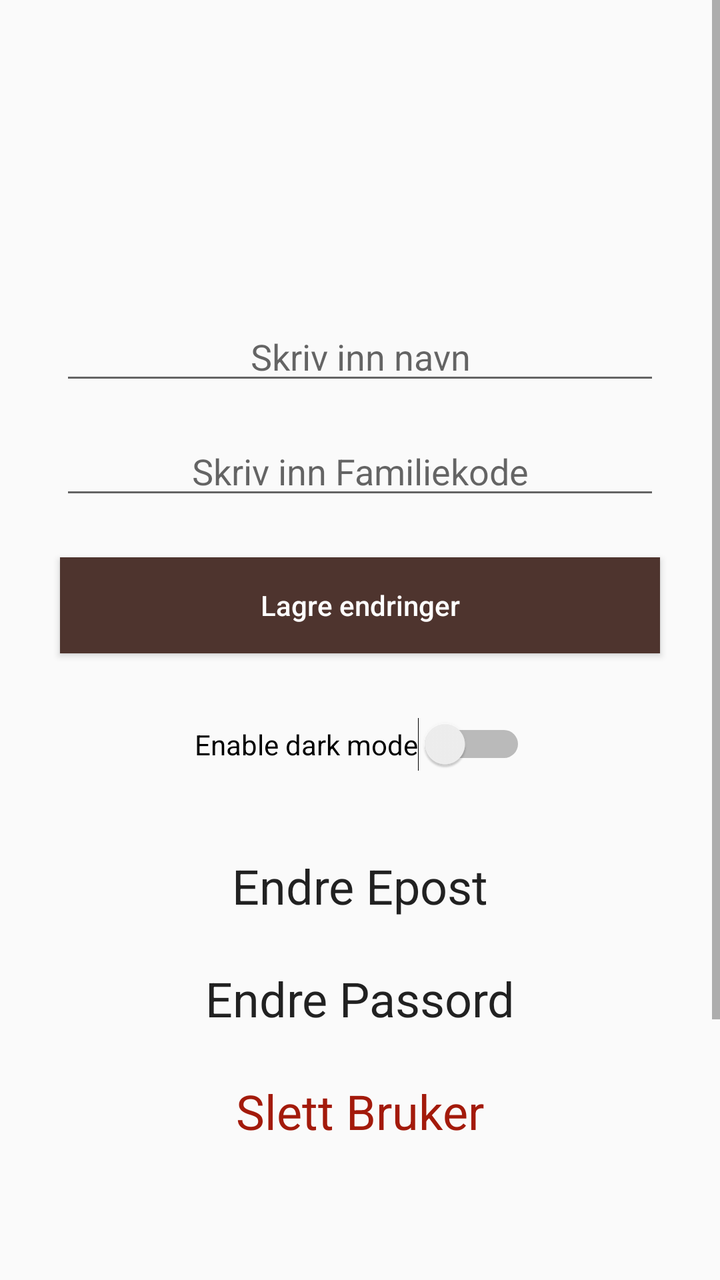
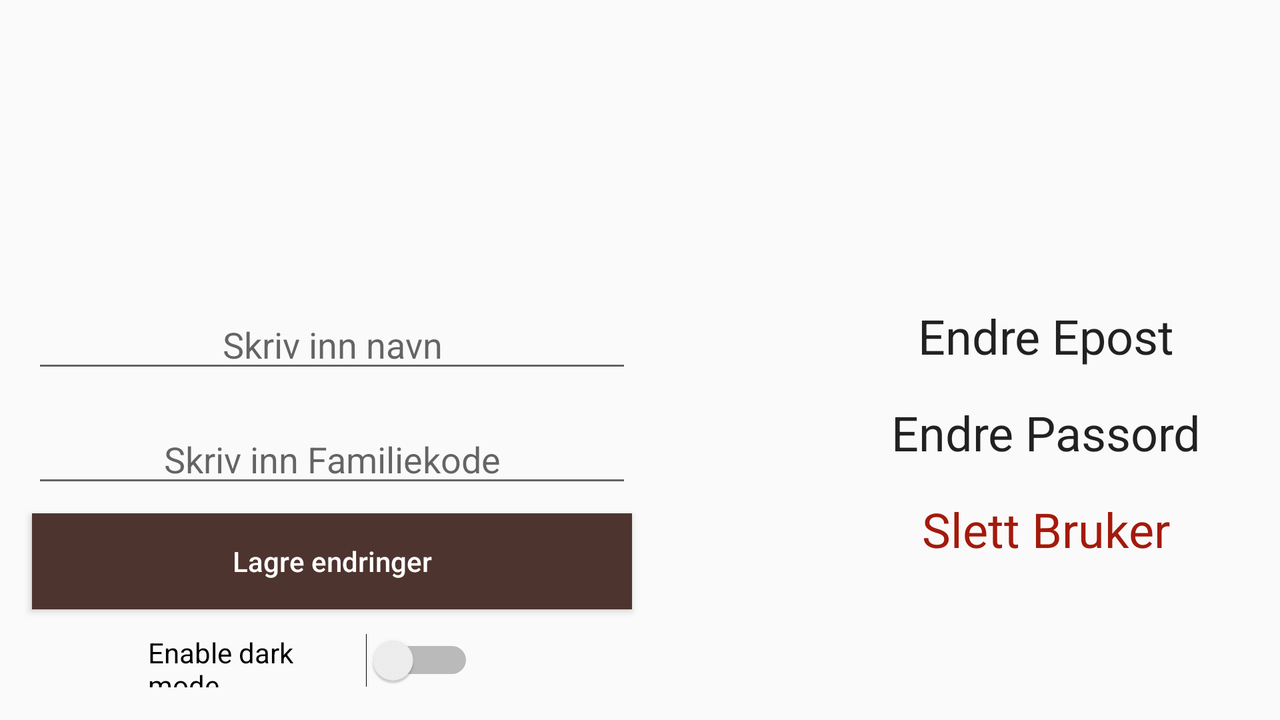

Two renders of one Android screen. The first uses the default layout on a phone; the second uses the alternative layout the repository ships for a different screen configuration, on a matching device. The two XML files are below.
<!-- AndroidManifest.xml: application theme AppTheme -->
<!-- res/layout/fragment_profile.xml -->
<?xml version="1.0" encoding="utf-8"?>
<ScrollView xmlns:app="http://schemas.android.com/apk/res-auto"
    xmlns:tools="http://schemas.android.com/tools"
    android:layout_width="match_parent"
    android:layout_height="match_parent"
    android:fillViewport="true"
    xmlns:android="http://schemas.android.com/apk/res/android">
    <androidx.constraintlayout.widget.ConstraintLayout
        android:layout_width="match_parent"
        android:layout_height="wrap_content"
        tools:context=".ui.profile.ProfileFragment">

        <ImageView
            android:id="@+id/image_view"
            android:layout_width="90dp"
            android:layout_height="90dp"
            android:layout_marginTop="50dp"
            app:layout_constraintEnd_toEndOf="parent"
            app:layout_constraintStart_toStartOf="parent"
            app:layout_constraintTop_toTopOf="parent" />

        <EditText
            android:id="@+id/set_text_location"
            android:layout_width="300dp"
            android:layout_height="wrap_content"
            android:layout_marginTop="16dp"
            android:hint="@string/enterName"
            android:inputType="text"
            android:textAlignment="center"
            app:layout_constraintEnd_toEndOf="parent"
            app:layout_constraintStart_toStartOf="parent"
            app:layout_constraintTop_toBottomOf="@+id/image_view" />

        <EditText
            android:id="@+id/edit_text_family"
            android:layout_width="300dp"
            android:layout_height="wrap_content"
            android:layout_marginTop="16dp"
            android:hint="@string/typeFamilyCode"
            android:inputType="text"
            android:textAlignment="center"
            app:layout_constraintEnd_toEndOf="parent"
            app:layout_constraintStart_toStartOf="parent"
            app:layout_constraintTop_toBottomOf="@+id/set_text_location" />

        <TextView
            android:id="@+id/text_email"
            android:layout_width="wrap_content"
            android:layout_height="wrap_content"
            android:layout_marginTop="100dp"
            android:drawablePadding="16dp"
            android:text="@string/changeEmail"
            android:textAppearance="@style/TextAppearance.AppCompat.Headline"
            app:layout_constraintEnd_toEndOf="parent"
            app:layout_constraintStart_toStartOf="parent"
            app:layout_constraintTop_toBottomOf="@+id/button_save" />

        <TextView
            android:id="@+id/text_deleteuser"
            android:layout_width="wrap_content"
            android:layout_height="wrap_content"
            android:layout_marginTop="24dp"
            android:drawablePadding="16dp"
            android:enabled="true"
            android:text="@string/deleteUser"
            android:textAppearance="@style/TextAppearance.AppCompat.Headline"
            android:textColor="@color/danger"
            app:layout_constraintEnd_toEndOf="parent"
            app:layout_constraintStart_toStartOf="parent"
            app:layout_constraintTop_toBottomOf="@+id/text_password" />

        <TextView
            android:id="@+id/text_password"
            android:layout_width="wrap_content"
            android:layout_height="wrap_content"
            android:layout_marginTop="24dp"
            android:drawablePadding="16dp"
            android:enabled="true"
            android:text="@string/changePassword"
            android:textAppearance="@style/TextAppearance.AppCompat.Headline"
            app:layout_constraintEnd_toEndOf="parent"
            app:layout_constraintStart_toStartOf="parent"
            app:layout_constraintTop_toBottomOf="@+id/text_email" />

        <Button
            android:id="@+id/button_save"
            android:layout_width="300dp"
            android:layout_height="wrap_content"
            android:layout_marginTop="24dp"
            android:background="@color/buttonColor"
            android:text="@string/saveChanges"
            android:textAllCaps="false"
            android:textColor="@color/primaryTextColor"
            app:layout_constraintEnd_toEndOf="parent"
            app:layout_constraintStart_toStartOf="parent"
            app:layout_constraintTop_toBottomOf="@+id/edit_text_family" />
        <ImageView
            android:id="@+id/image_view_hide"
            android:layout_width="90dp"
            android:layout_height="200dp"
            android:layout_marginTop="32dp"
            app:layout_constraintEnd_toEndOf="parent"
            app:layout_constraintStart_toStartOf="parent"
            app:layout_constraintTop_toBottomOf="@+id/text_deleteuser" />

        <Switch
            android:id="@+id/switch1"
            android:layout_width="wrap_content"
            android:layout_height="wrap_content"
            android:layout_centerInParent="true"
            android:layout_marginTop="32dp"
            android:text="Enable dark mode"
            app:layout_constraintEnd_toEndOf="parent"
            app:layout_constraintStart_toStartOf="parent"
            app:layout_constraintTop_toBottomOf="@+id/button_save"
            tools:ignore="UseSwitchCompatOrMaterialXml" />

        <ImageView
            android:id="@+id/btn_take_photo"
            android:layout_width="wrap_content"
            android:layout_height="wrap_content"
            android:layout_marginEnd="16dp"
            app:layout_constraintBottom_toBottomOf="@+id/image_view"
            app:layout_constraintEnd_toStartOf="@+id/image_view"
            app:layout_constraintTop_toTopOf="@+id/image_view"
            app:srcCompat="@drawable/ic_camera" />

        <ImageView
            android:id="@+id/btn_chose_picture"
            android:layout_width="wrap_content"
            android:layout_height="wrap_content"
            android:layout_marginStart="16dp"
            app:layout_constraintBottom_toBottomOf="@+id/image_view"
            app:layout_constraintStart_toEndOf="@+id/image_view"
            app:layout_constraintTop_toTopOf="@+id/image_view"
            app:srcCompat="@drawable/ic_folder" />
    </androidx.constraintlayout.widget.ConstraintLayout>
</ScrollView>
<!-- resources referenced by this layout -->
<resources>
  <color name="buttonColor">#4e342e</color>
  <color name="danger">#a31a0b</color>
  <color name="primaryTextColor">#ffffff</color>
  <string name="changeEmail">Endre Epost</string>
  <string name="changePassword">Endre Passord</string>
  <string name="deleteUser">Slett Bruker</string>
  <string name="enterName">Skriv inn navn</string>
  <string name="saveChanges">Lagre endringer</string>
  <string name="typeFamilyCode">Skriv inn Familiekode</string>
  <style name="AppTheme" parent="Theme.AppCompat.Light.NoActionBar">
          <item name="colorPrimary">@color/primaryColor</item>
          <item name="colorPrimaryDark">@color/primaryDarkColor</item>
          <item name="colorAccent">@color/secondaryColor</item>
      </style>
  <color name="primaryColor">#795548</color>
  <color name="primaryDarkColor">#4b2c20</color>
  <color name="secondaryColor">#c51162</color>
</resources>
<!-- res/layout-land/fragment_profile.xml (the author's variant of the layout above) -->
<!-- drawn on the phone turned sideways -->
<?xml version="1.0" encoding="utf-8"?>
<androidx.constraintlayout.widget.ConstraintLayout xmlns:android="http://schemas.android.com/apk/res/android"
    xmlns:app="http://schemas.android.com/apk/res-auto"
    xmlns:tools="http://schemas.android.com/tools"
    android:layout_width="match_parent"
    android:layout_height="match_parent"
    android:background="@color/backgroundColor">
    <ImageView
        android:id="@+id/image_view"
        android:layout_width="90dp"
        android:layout_height="90dp"
        android:layout_marginBottom="16dp"
        app:layout_constraintBottom_toTopOf="@+id/edit_text_name"
        app:layout_constraintEnd_toEndOf="@+id/edit_text_name"
        app:layout_constraintStart_toStartOf="@+id/edit_text_name" />
    <EditText
        android:id="@+id/edit_text_name"
        android:layout_width="300dp"
        android:layout_height="wrap_content"
        android:layout_marginStart="16dp"
        android:layout_marginTop="150dp"
        android:hint="Skriv inn navn"
        android:textAlignment="center"
        app:layout_constraintStart_toStartOf="parent"
        app:layout_constraintTop_toTopOf="parent" />
    <EditText
        android:id="@+id/edit_text_family"
        android:layout_width="300dp"
        android:layout_height="wrap_content"
        android:layout_marginTop="16dp"
        android:hint="Skriv inn Familiekode"
        android:textAlignment="center"
        app:layout_constraintEnd_toEndOf="@+id/edit_text_name"
        app:layout_constraintStart_toStartOf="@+id/edit_text_name"
        app:layout_constraintTop_toBottomOf="@+id/edit_text_name" />
    <TextView
        android:id="@+id/text_email"
        android:layout_width="wrap_content"
        android:layout_height="wrap_content"
        android:layout_marginBottom="16dp"
        android:drawablePadding="16dp"
        android:text="Endre Epost"
        android:textAppearance="@style/TextAppearance.AppCompat.Headline"
        app:layout_constraintBottom_toTopOf="@+id/text_password"
        app:layout_constraintEnd_toEndOf="@+id/text_password"
        app:layout_constraintStart_toStartOf="@+id/text_password" />
    <TextView
        android:id="@+id/text_password"
        android:layout_width="wrap_content"
        android:layout_height="wrap_content"
        android:layout_marginStart="106dp"
        android:layout_marginTop="200dp"
        android:layout_marginEnd="16dp"
        android:drawablePadding="16dp"
        android:enabled="true"
        android:text="Endre Passord"
        android:textAppearance="@style/TextAppearance.AppCompat.Headline"
        app:layout_constraintEnd_toEndOf="parent"
        app:layout_constraintStart_toEndOf="@+id/edit_text_family"
        app:layout_constraintTop_toTopOf="parent" />
    <TextView
        android:id="@+id/text_deleteuser"
        android:layout_width="wrap_content"
        android:layout_height="wrap_content"
        android:layout_marginTop="16dp"
        android:drawablePadding="16dp"
        android:enabled="true"
        android:text="Slett Bruker"
        android:textAppearance="@style/TextAppearance.AppCompat.Headline"
        android:textColor="@color/danger"
        app:layout_constraintEnd_toEndOf="@+id/text_password"
        app:layout_constraintStart_toStartOf="@+id/text_password"
        app:layout_constraintTop_toBottomOf="@+id/text_password" />

    <Button
        android:id="@+id/button_save"
        android:layout_width="300dp"
        android:layout_height="wrap_content"
        android:layout_marginTop="8dp"
        android:background="@color/buttonColor"
        android:text="Lagre endringer"
        android:textAllCaps="false"
        android:textColor="@color/primaryTextColor"
        app:layout_constraintEnd_toEndOf="@+id/edit_text_family"
        app:layout_constraintStart_toStartOf="@+id/edit_text_family"
        app:layout_constraintTop_toBottomOf="@+id/edit_text_family" />

    <Switch
        android:id="@+id/switch1"
        android:layout_width="163dp"
        android:layout_height="20dp"
        android:layout_centerInParent="true"
        android:layout_marginTop="12dp"
        android:text="Enable dark mode"
        app:layout_constraintEnd_toEndOf="@+id/button_save"
        app:layout_constraintHorizontal_bias="0.483"
        app:layout_constraintStart_toStartOf="parent"
        app:layout_constraintTop_toBottomOf="@+id/button_save"
        tools:ignore="UseSwitchCompatOrMaterialXml" />
</androidx.constraintlayout.widget.ConstraintLayout>
<!-- resources referenced by the variant -->
<!-- as the phone turned sideways resolves them -->
<resources>
  <color name="backgroundColor">#fafafa</color>
  <color name="buttonColor">#4e342e</color>
  <color name="danger">#a31a0b</color>
  <color name="primaryTextColor">#ffffff</color>
  <style name="AppTheme" parent="Theme.AppCompat.Light.NoActionBar">
          <item name="colorPrimary">@color/primaryColor</item>
          <item name="colorPrimaryDark">@color/primaryDarkColor</item>
          <item name="colorAccent">@color/secondaryColor</item>
      </style>
  <color name="primaryColor">#795548</color>
  <color name="primaryDarkColor">#4b2c20</color>
  <color name="secondaryColor">#c51162</color>
</resources>
